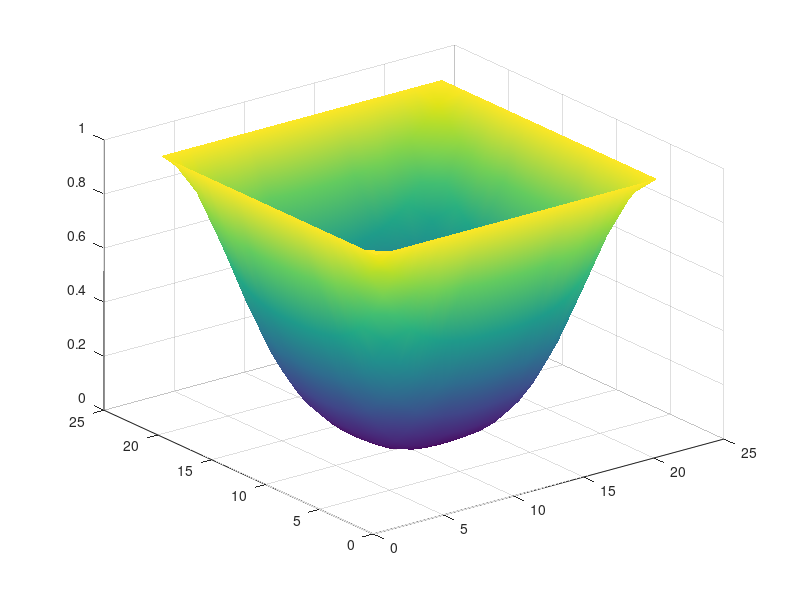

Here is the MATLAB script that generated this plot: (Note: this script raises an error after producing the figure.)
% Auto-generated MATLAB script
field = [ ...
    1.00000000E+00   1.00000000E+00   1.00000000E+00   1.00000000E+00   1.00000000E+00   1.00000000E+00   1.00000000E+00   1.00000000E+00   1.00000000E+00   1.00000000E+00   1.00000000E+00   1.00000000E+00   1.00000000E+00   1.00000000E+00   1.00000000E+00   1.00000000E+00   1.00000000E+00   1.00000000E+00   1.00000000E+00   1.00000000E+00   1.00000000E+00; ...
    1.00000000E+00   9.40731507E-01   8.86851059E-01   8.41950689E-01   8.08275446E-01   7.84962020E-01   7.70616534E-01   7.62424531E-01   7.58351799E-01   7.56528552E-01   7.56050323E-01   7.56528552E-01   7.58351799E-01   7.62424531E-01   7.70616534E-01   7.84962020E-01   8.08275446E-01   8.41950689E-01   8.86851059E-01   9.40731507E-01   1.00000000E+00; ...
    1.00000000E+00   8.86851059E-01   7.83580201E-01   6.98269499E-01   6.33509405E-01   5.89472948E-01   5.61806407E-01   5.46446832E-01   5.38569369E-01   5.35190873E-01   5.34234415E-01   5.35190873E-01   5.38569369E-01   5.46446832E-01   5.61806407E-01   5.89472948E-01   6.33509405E-01   6.98269499E-01   7.83580201E-01   8.86851059E-01   1.00000000E+00; ...
    1.00000000E+00   8.41950689E-01   6.98269499E-01   5.78765438E-01   4.89137468E-01   4.27338334E-01   3.89311094E-01   3.67738061E-01   3.57009978E-01   3.52253058E-01   3.50995196E-01   3.52253058E-01   3.57009978E-01   3.67738061E-01   3.89311094E-01   4.27338334E-01   4.89137468E-01   5.78765438E-01   6.98269499E-01   8.41950689E-01   1.00000000E+00; ...
    1.00000000E+00   8.08275446E-01   6.33509405E-01   4.89137468E-01   3.79970445E-01   3.05737459E-01   2.59421289E-01   2.33706567E-01   2.20656496E-01   2.15049782E-01   2.13490515E-01   2.15049782E-01   2.20656496E-01   2.33706567E-01   2.59421289E-01   3.05737459E-01   3.79970445E-01   4.89137468E-01   6.33509405E-01   8.08275446E-01   1.00000000E+00; ...
    1.00000000E+00   7.84962020E-01   5.89472948E-01   4.27338334E-01   3.05737459E-01   2.22386280E-01   1.71096841E-01   1.42274618E-01   1.27936747E-01   1.21664431E-01   1.19987951E-01   1.21664431E-01   1.27936747E-01   1.42274618E-01   1.71096841E-01   2.22386280E-01   3.05737459E-01   4.27338334E-01   5.89472948E-01   7.84962020E-01   1.00000000E+00; ...
    1.00000000E+00   7.70616534E-01   5.61806407E-01   3.89311094E-01   2.59421289E-01   1.71096841E-01   1.16388164E-01   8.60124735E-02   7.07624564E-02   6.42001925E-02   6.24064995E-02   6.42001925E-02   7.07624564E-02   8.60124735E-02   1.16388164E-01   1.71096841E-01   2.59421289E-01   3.89311094E-01   5.61806407E-01   7.70616534E-01   1.00000000E+00; ...
    1.00000000E+00   7.62424531E-01   5.46446832E-01   3.67738061E-01   2.33706567E-01   1.42274618E-01   8.60124735E-02   5.46313074E-02   3.90171370E-02   3.22554054E-02   3.04349797E-02   3.22554054E-02   3.90171370E-02   5.46313074E-02   8.60124735E-02   1.42274618E-01   2.33706567E-01   3.67738061E-01   5.46446832E-01   7.62424531E-01   1.00000000E+00; ...
    1.00000000E+00   7.58351799E-01   5.38569369E-01   3.57009978E-01   2.20656496E-01   1.27936747E-01   7.07624564E-02   3.90171370E-02   2.31798507E-02   1.63596889E-02   1.45125304E-02   1.63596889E-02   2.31798507E-02   3.90171370E-02   7.07624564E-02   1.27936747E-01   2.20656496E-01   3.57009978E-01   5.38569369E-01   7.58351799E-01   1.00000000E+00; ...
    1.00000000E+00   7.56528552E-01   5.35190873E-01   3.52253058E-01   2.15049782E-01   1.21664431E-01   6.42001925E-02   3.22554054E-02   1.63596889E-02   9.50477457E-03   7.65456083E-03   9.50477457E-03   1.63596889E-02   3.22554054E-02   6.42001925E-02   1.21664431E-01   2.15049782E-01   3.52253058E-01   5.35190873E-01   7.56528552E-01   1.00000000E+00; ...
    1.00000000E+00   7.56050323E-01   5.34234415E-01   3.50995196E-01   2.13490515E-01   1.19987951E-01   6.24064995E-02   3.04349797E-02   1.45125304E-02   7.65456083E-03   5.80129192E-03   7.65456083E-03   1.45125304E-02   3.04349797E-02   6.24064995E-02   1.19987951E-01   2.13490515E-01   3.50995196E-01   5.34234415E-01   7.56050323E-01   1.00000000E+00; ...
    1.00000000E+00   7.56528552E-01   5.35190873E-01   3.52253058E-01   2.15049782E-01   1.21664431E-01   6.42001925E-02   3.22554054E-02   1.63596889E-02   9.50477457E-03   7.65456083E-03   9.50477457E-03   1.63596889E-02   3.22554054E-02   6.42001925E-02   1.21664431E-01   2.15049782E-01   3.52253058E-01   5.35190873E-01   7.56528552E-01   1.00000000E+00; ...
    1.00000000E+00   7.58351799E-01   5.38569369E-01   3.57009978E-01   2.20656496E-01   1.27936747E-01   7.07624564E-02   3.90171370E-02   2.31798507E-02   1.63596889E-02   1.45125304E-02   1.63596889E-02   2.31798507E-02   3.90171370E-02   7.07624564E-02   1.27936747E-01   2.20656496E-01   3.57009978E-01   5.38569369E-01   7.58351799E-01   1.00000000E+00; ...
    1.00000000E+00   7.62424531E-01   5.46446832E-01   3.67738061E-01   2.33706567E-01   1.42274618E-01   8.60124735E-02   5.46313074E-02   3.90171370E-02   3.22554054E-02   3.04349797E-02   3.22554054E-02   3.90171370E-02   5.46313074E-02   8.60124735E-02   1.42274618E-01   2.33706567E-01   3.67738061E-01   5.46446832E-01   7.62424531E-01   1.00000000E+00; ...
    1.00000000E+00   7.70616534E-01   5.61806407E-01   3.89311094E-01   2.59421289E-01   1.71096841E-01   1.16388164E-01   8.60124735E-02   7.07624564E-02   6.42001925E-02   6.24064995E-02   6.42001925E-02   7.07624564E-02   8.60124735E-02   1.16388164E-01   1.71096841E-01   2.59421289E-01   3.89311094E-01   5.61806407E-01   7.70616534E-01   1.00000000E+00; ...
    1.00000000E+00   7.84962020E-01   5.89472948E-01   4.27338334E-01   3.05737459E-01   2.22386280E-01   1.71096841E-01   1.42274618E-01   1.27936747E-01   1.21664431E-01   1.19987951E-01   1.21664431E-01   1.27936747E-01   1.42274618E-01   1.71096841E-01   2.22386280E-01   3.05737459E-01   4.27338334E-01   5.89472948E-01   7.84962020E-01   1.00000000E+00; ...
    1.00000000E+00   8.08275446E-01   6.33509405E-01   4.89137468E-01   3.79970445E-01   3.05737459E-01   2.59421289E-01   2.33706567E-01   2.20656496E-01   2.15049782E-01   2.13490515E-01   2.15049782E-01   2.20656496E-01   2.33706567E-01   2.59421289E-01   3.05737459E-01   3.79970445E-01   4.89137468E-01   6.33509405E-01   8.08275446E-01   1.00000000E+00; ...
    1.00000000E+00   8.41950689E-01   6.98269499E-01   5.78765438E-01   4.89137468E-01   4.27338334E-01   3.89311094E-01   3.67738061E-01   3.57009978E-01   3.52253058E-01   3.50995196E-01   3.52253058E-01   3.57009978E-01   3.67738061E-01   3.89311094E-01   4.27338334E-01   4.89137468E-01   5.78765438E-01   6.98269499E-01   8.41950689E-01   1.00000000E+00; ...
    1.00000000E+00   8.86851059E-01   7.83580201E-01   6.98269499E-01   6.33509405E-01   5.89472948E-01   5.61806407E-01   5.46446832E-01   5.38569369E-01   5.35190873E-01   5.34234415E-01   5.35190873E-01   5.38569369E-01   5.46446832E-01   5.61806407E-01   5.89472948E-01   6.33509405E-01   6.98269499E-01   7.83580201E-01   8.86851059E-01   1.00000000E+00; ...
    1.00000000E+00   9.40731507E-01   8.86851059E-01   8.41950689E-01   8.08275446E-01   7.84962020E-01   7.70616534E-01   7.62424531E-01   7.58351799E-01   7.56528552E-01   7.56050323E-01   7.56528552E-01   7.58351799E-01   7.62424531E-01   7.70616534E-01   7.84962020E-01   8.08275446E-01   8.41950689E-01   8.86851059E-01   9.40731507E-01   1.00000000E+00; ...
    1.00000000E+00   1.00000000E+00   1.00000000E+00   1.00000000E+00   1.00000000E+00   1.00000000E+00   1.00000000E+00   1.00000000E+00   1.00000000E+00   1.00000000E+00   1.00000000E+00   1.00000000E+00   1.00000000E+00   1.00000000E+00   1.00000000E+00   1.00000000E+00   1.00000000E+00   1.00000000E+00   1.00000000E+00   1.00000000E+00   1.00000000E+00 ];

% Surface plot (auto-generated)
[ny, nx] = size(field);
[X, Y] = meshgrid(1:nx, 1:ny);
fig = figure('Color','w');
ax = axes('Parent', fig);
h = surf(ax, X, Y, field);
shading(ax, 'interp');
colormap(ax, parula);
cb = colorbar(ax);
cb.Label.String = 'field value';
grid(ax, 'on');
box(ax, 'on');
axis(ax, 'tight');
view(ax, 45, 30);
xlabel(ax, 'i (x index)');
ylabel(ax, 'j (y index)');
zlabel(ax, 'field');
title(ax, sprintf('field (%d x %d)', ny, nx));
set(ax, 'FontSize', 12, 'LineWidth', 1);
set(h, 'EdgeColor', 'k');
drawnow;
